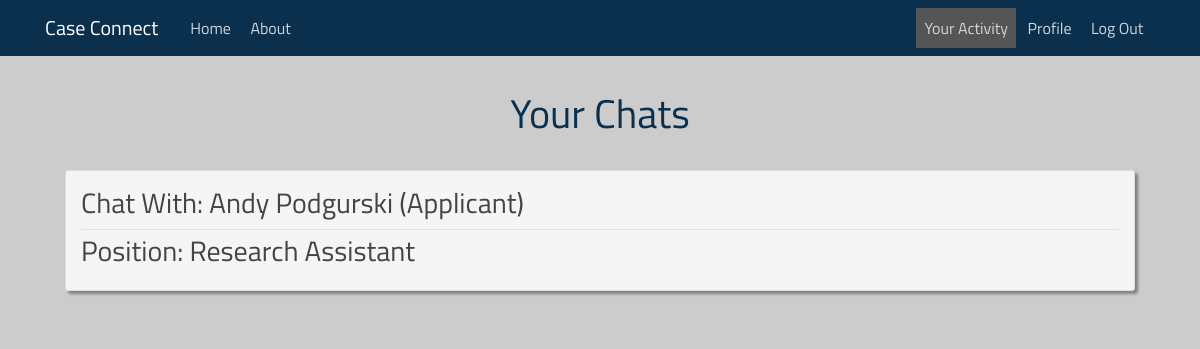
Before: /chats/ (signed in) with the older database file.
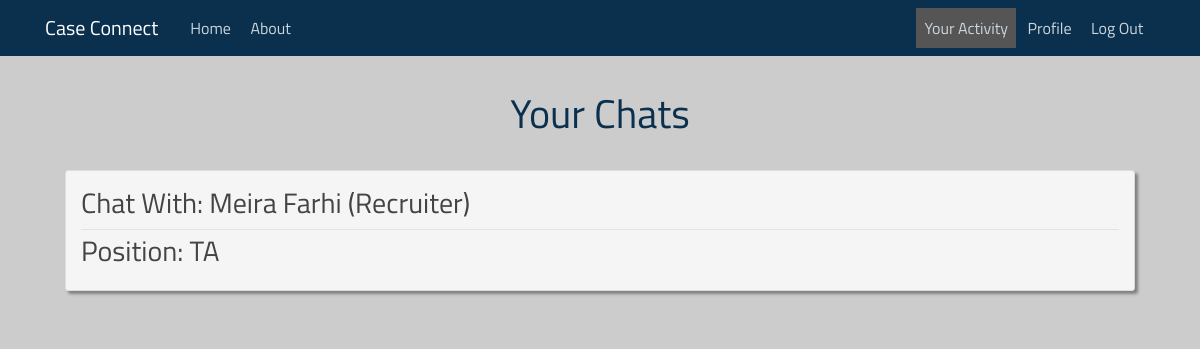
After: the same page with the newer database file.
### case_connecting/models.py (models this page shows, shortened)
class Chat(models.Model):
    sender = models.ForeignKey(User, on_delete=models.CASCADE)
    message = models.TextField()
    app = models.ForeignKey(Application, on_delete=models.CASCADE, default=None)
    date_sent = models.DateTimeField(default=timezone.now)

class Application(models.Model):
    applicant = models.ForeignKey(User, on_delete=models.CASCADE)
    message = models.TextField()
    post = models.ForeignKey(Post, on_delete=models.CASCADE)
    date_applied = models.DateTimeField(default=timezone.now)

class Post(models.Model):
    recruiter = models.ForeignKey(User, on_delete=models.CASCADE)
    position = models.CharField(max_length=200)
    knowledge = models.CharField(max_length=200)
    content = models.TextField()
    pay = models.CharField(max_length=200)
    date_posted = models.DateTimeField(default=timezone.now)

### case_connecting/views.py (the view)
class ChatListView(LoginRequiredMixin, ListView):
    model = Chat
    context_object_name = 'chats'
    paginate_by = 10
    def get_queryset(self):
        request_user = self.request.user
        chats = Chat.objects.filter(Q(app__applicant=request_user) |
                                    Q(app__post__recruiter=request_user)).order_by('-date_sent')
        combos = []
        chat_ids = []
        for chat in chats:
            applicant = chat.app.applicant
            post_id = chat.app.post.id
            combo = str(applicant)+str(post_id)
            if combo not in combos:
                combos.append(combo)
                chat_ids.append(chat.id)
        filteredChats = []
        for chat_id in chat_ids:
            chat = Chat.objects.get(id=chat_id)
            filteredChats.append(chat)
        return filteredChats

### templates/case_connecting/chat_list_view.html (shortened to what this page needs)
{% extends "case_connecting/base.html" %}
{% load static %}
{% block content %}
<head>
    <link rel="stylesheet" type="text/css" href="{% static 'case_connecting/activity.css' %}">
</head>
    <div class="content-section" id="posting-list">
        <div>
            <h1>Your Chats</h1>
            <br>
        </div>
        {% if user.is_authenticated %}
                {% for chat in chats %}
                    {% if not user == chat.app.post.recruiter %}
                        <article id="post" class="media content-section">
                          <div class="media-body">
                              <div class="article-metadata">
                                  <a class="article-title" href="{% url 'case_connecting-chat' chat.id%}"><h3>Chat With: {{ chat.app.post.recruiter.get_full_name }} (Recruiter)</h3></a>
                              </div>
                              <a class="article-title" href="{% url 'post-detail' chat.app.post.id %}"><h3>Position: {{ chat.app.post.position }}</h3></a>
                          </div>
                        </article>
                    {% endif %}
                {% endfor %}
                {% for chat in chats %}
                    {% if not user == chat.app.applicant %}
                        <article id="post" class="media content-section">
                          <div class="media-body">
                              <div class="article-metadata">
                                  <a class="article-title" href="{% url 'case_connecting-chat' chat.id %}"><h3>Chat With: {{ chat.app.applicant.get_full_name }} (Applicant)</h3></a>
                              </div>
                              <a class="article-title" href="{% url 'post-detail' chat.app.post.id %}"><h3>Position: {{ chat.app.post.position }}</h3></a>
                          </div>
                        </article>
                    {% endif %}
                {% endfor %}
        {% endif %}
    </div>
{% endblock %}

Changed rows visible on the page:
removed Chat: app.applicant.get_full_name "Andy Podgurski", app.post.position "Research Assistant", shown under "Your Chats"
added Chat: app.post.recruiter.get_full_name "Meira Farhi", app.post.position "TA", shown under "Your Chats"
